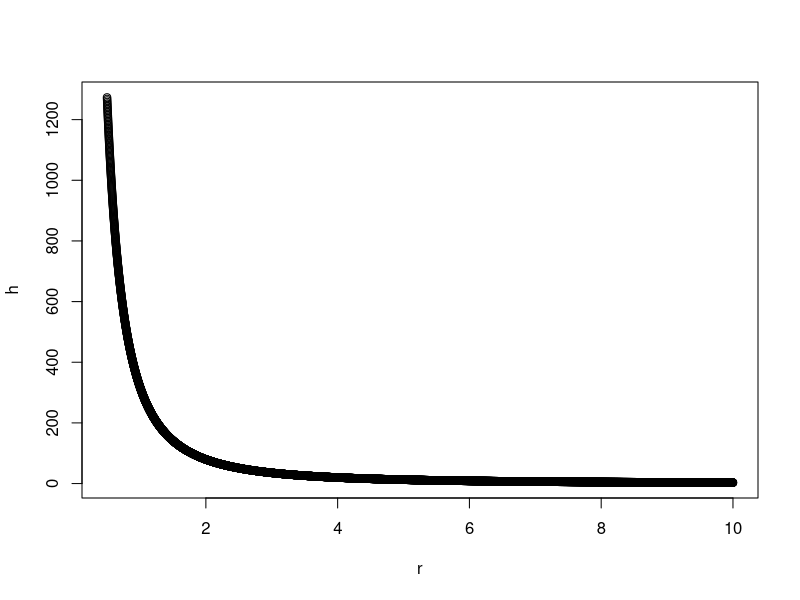
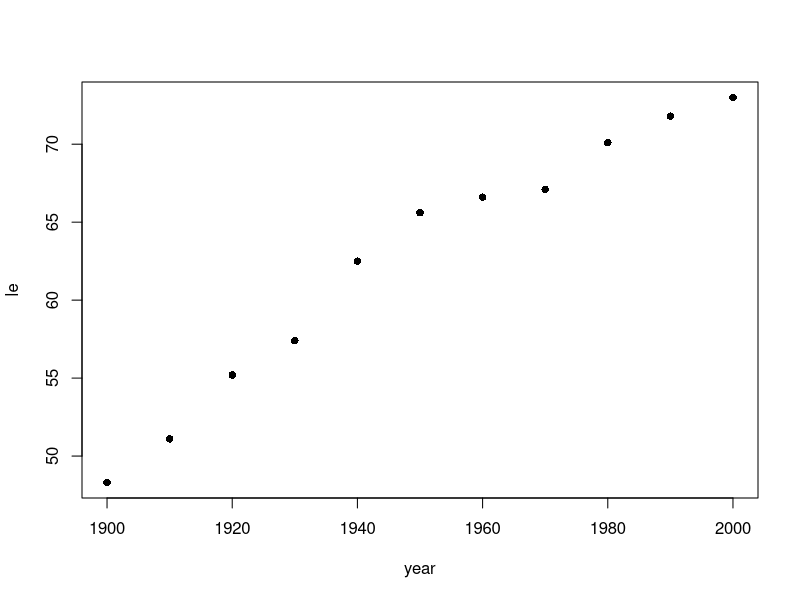
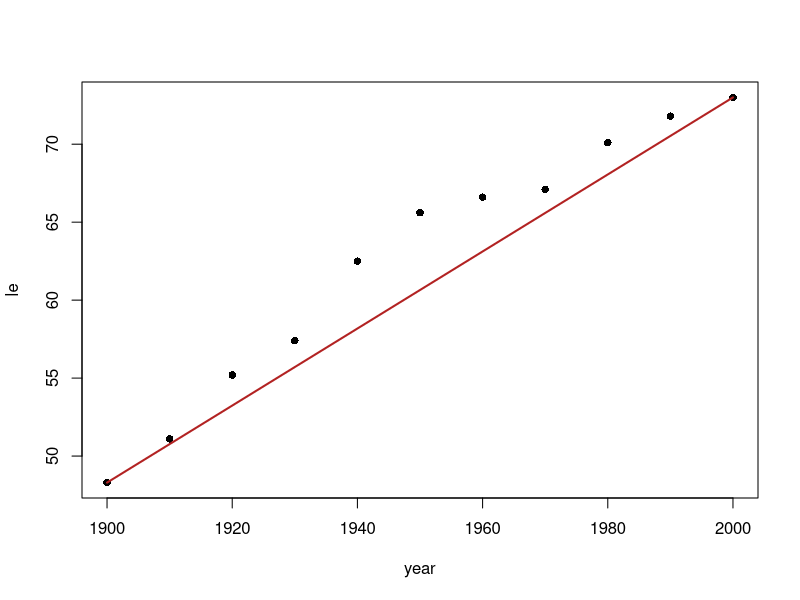
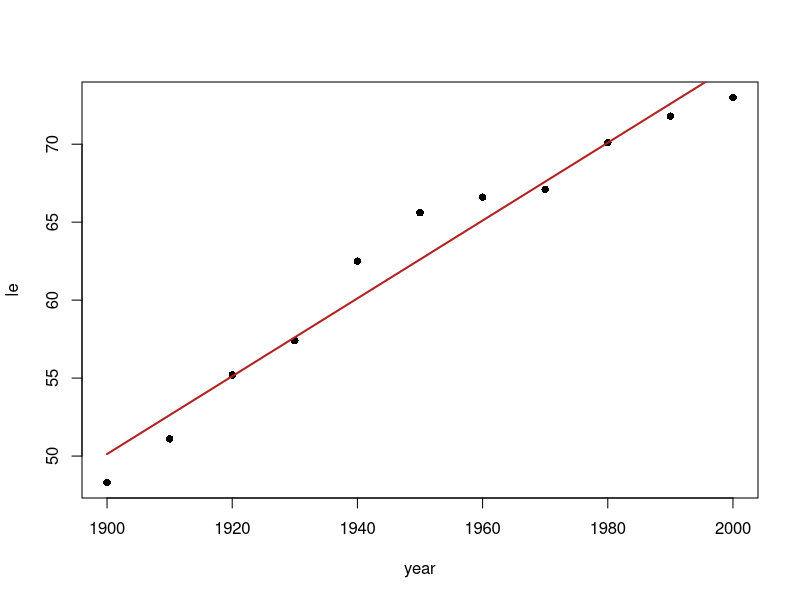

These figures' R source, in order:
## ---- chunk 1
SA = function(r){
  h = 1000/(pi*r^2)
  return(2*pi*r*h+2*pi*r^2)
}
## ---- chunk 2
r.vec = seq(0.5, 10, 0.001)

SA.vec = SA(r.vec)

SA.min = min(SA.vec)

r.min = r.vec[which(SA.vec==SA.min)]

h.min = round(1000/(pi*r.min^2),3)
## ---- chunk 3
plot(r.vec, 1000/(pi*r.vec^2), xlab="r", ylab="h")
## ---- chunk 4
library("knitr")

years = seq(1900, 1950, 10)
le = c(48.3,51.1,55.2,57.4,62.5, 65.6)
years.2 = c(seq(1960, 2000, 10), "")
le.2 = c(66.6,67.1,70.1,71.8,73.0, "")

le.df = data.frame(years, le, years.2, le.2)

kable(le.df, col.names = c("year", "life expectancy", "year", "life expectancy"), format="latex", align="c")
## ---- chunk 5
year = seq(1900, 2000, 10)
le = c(48.3,51.1,55.2,57.4,62.5, 65.6, 66.6,67.1,70.1,71.8,73.0)

plot(year, le, pch=16)
## ---- chunk 6
plot(year, le, pch=16)

le.lm = function(year, m, b){return(m*year+b)}

lines(year, le.lm(year, m=0.247, b=-421), col="firebrick", lwd=2.0)
## ---- chunk 7
SSD = function(parms){
  out = 0
  
  for(i in 1:length(year)){
    out = out + (le[i] - (parms[1]*year[i] + parms[2]))^2
  }
  return(out)
}
## ---- chunk 8
best = optim(c(0.247,-421), fn=SSD, method="Nelder-Mead")
## ---- chunk 9
plot(year, le, pch=16)

lines(year, le.lm(year, m=best$par[1], b=best$par[2]), col="firebrick", lwd=2.0)
## ---- chunk 10
3*log2(50000/100)
